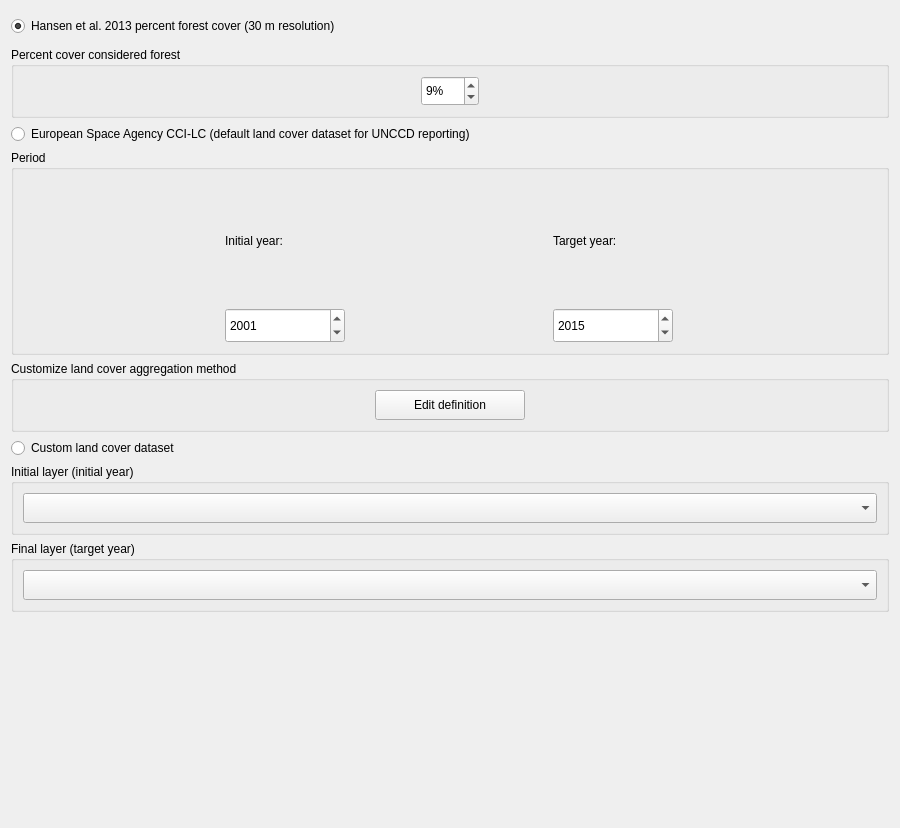
<?xml version="1.0" encoding="UTF-8"?>
<ui version="4.0">
 <class>WidgetLCSetup</class>
 <widget class="QWidget" name="WidgetLCSetup">
  <property name="geometry">
   <rect>
    <x>0</x>
    <y>0</y>
    <width>900</width>
    <height>828</height>
   </rect>
  </property>
  <property name="windowTitle">
   <string>Form</string>
  </property>
  <layout class="QVBoxLayout" name="verticalLayout">
   <item>
    <widget class="QRadioButton" name="use_hansen">
     <property name="minimumSize">
      <size>
       <width>0</width>
       <height>30</height>
      </size>
     </property>
     <property name="text">
      <string>Hansen et al. 2013 percent forest cover (30 m resolution)</string>
     </property>
     <property name="checked">
      <bool>true</bool>
     </property>
    </widget>
   </item>
   <item>
    <widget class="QGroupBox" name="groupBox_hansen">
     <property name="title">
      <string>Percent cover considered forest</string>
     </property>
     <layout class="QGridLayout" name="gridLayout_2">
      <item row="0" column="0">
       <widget class="QSpinBox" name="use_hansen_fc">
        <property name="sizePolicy">
         <sizepolicy hsizetype="Fixed" vsizetype="Fixed">
          <horstretch>0</horstretch>
          <verstretch>0</verstretch>
         </sizepolicy>
        </property>
        <property name="minimumSize">
         <size>
          <width>30</width>
          <height>30</height>
         </size>
        </property>
        <property name="maximumSize">
         <size>
          <width>16777215</width>
          <height>16777215</height>
         </size>
        </property>
        <property name="specialValueText">
         <string/>
        </property>
        <property name="suffix">
         <string>%</string>
        </property>
        <property name="minimum">
         <number>0</number>
        </property>
        <property name="maximum">
         <number>100</number>
        </property>
        <property name="value">
         <number>9</number>
        </property>
       </widget>
      </item>
     </layout>
    </widget>
   </item>
   <item>
    <widget class="QRadioButton" name="use_esa">
     <property name="text">
      <string>European Space Agency CCI-LC (default land cover dataset for UNCCD reporting)</string>
     </property>
     <property name="checked">
      <bool>false</bool>
     </property>
    </widget>
   </item>
   <item>
    <widget class="QGroupBox" name="groupBox_esa_period">
     <property name="title">
      <string>Period</string>
     </property>
     <layout class="QGridLayout" name="gridLayout_8">
      <item row="1" column="1">
       <widget class="QDateEdit" name="use_esa_tg_year">
        <property name="sizePolicy">
         <sizepolicy hsizetype="Minimum" vsizetype="Expanding">
          <horstretch>0</horstretch>
          <verstretch>0</verstretch>
         </sizepolicy>
        </property>
        <property name="minimumSize">
         <size>
          <width>0</width>
          <height>30</height>
         </size>
        </property>
        <property name="maximumSize">
         <size>
          <width>120</width>
          <height>35</height>
         </size>
        </property>
        <property name="date">
         <date>
          <year>2015</year>
          <month>1</month>
          <day>1</day>
         </date>
        </property>
        <property name="minimumDateTime">
         <datetime>
          <hour>0</hour>
          <minute>0</minute>
          <second>0</second>
          <year>1992</year>
          <month>1</month>
          <day>1</day>
         </datetime>
        </property>
        <property name="maximumDate">
         <date>
          <year>2030</year>
          <month>12</month>
          <day>31</day>
         </date>
        </property>
        <property name="minimumDate">
         <date>
          <year>1992</year>
          <month>1</month>
          <day>1</day>
         </date>
        </property>
        <property name="displayFormat">
         <string notr="true">yyyy</string>
        </property>
       </widget>
      </item>
      <item row="1" column="0">
       <widget class="QDateEdit" name="use_esa_bl_year">
        <property name="sizePolicy">
         <sizepolicy hsizetype="Minimum" vsizetype="Minimum">
          <horstretch>0</horstretch>
          <verstretch>0</verstretch>
         </sizepolicy>
        </property>
        <property name="minimumSize">
         <size>
          <width>0</width>
          <height>30</height>
         </size>
        </property>
        <property name="maximumSize">
         <size>
          <width>120</width>
          <height>35</height>
         </size>
        </property>
        <property name="date">
         <date>
          <year>2001</year>
          <month>1</month>
          <day>1</day>
         </date>
        </property>
        <property name="maximumDate">
         <date>
          <year>2015</year>
          <month>12</month>
          <day>31</day>
         </date>
        </property>
        <property name="minimumDate">
         <date>
          <year>1992</year>
          <month>1</month>
          <day>1</day>
         </date>
        </property>
        <property name="displayFormat">
         <string notr="true">yyyy</string>
        </property>
       </widget>
      </item>
      <item row="0" column="1">
       <widget class="QLabel" name="label_3">
        <property name="minimumSize">
         <size>
          <width>0</width>
          <height>30</height>
         </size>
        </property>
        <property name="text">
         <string>Target year:</string>
        </property>
       </widget>
      </item>
      <item row="0" column="0">
       <widget class="QLabel" name="label_10">
        <property name="minimumSize">
         <size>
          <width>0</width>
          <height>30</height>
         </size>
        </property>
        <property name="font">
         <font>
          <weight>50</weight>
          <bold>false</bold>
         </font>
        </property>
        <property name="text">
         <string>Initial year:</string>
        </property>
       </widget>
      </item>
     </layout>
    </widget>
   </item>
   <item>
    <widget class="QGroupBox" name="groupBox_esa_agg">
     <property name="title">
      <string>Customize land cover aggregation method</string>
     </property>
     <property name="checkable">
      <bool>false</bool>
     </property>
     <property name="checked">
      <bool>false</bool>
     </property>
     <layout class="QGridLayout" name="gridLayout">
      <item row="1" column="0">
       <widget class="QPushButton" name="use_esa_agg_edit">
        <property name="enabled">
         <bool>true</bool>
        </property>
        <property name="minimumSize">
         <size>
          <width>100</width>
          <height>30</height>
         </size>
        </property>
        <property name="maximumSize">
         <size>
          <width>150</width>
          <height>16777215</height>
         </size>
        </property>
        <property name="text">
         <string>Edit definition</string>
        </property>
        <property name="checkable">
         <bool>false</bool>
        </property>
       </widget>
      </item>
     </layout>
    </widget>
   </item>
   <item>
    <widget class="QRadioButton" name="use_custom">
     <property name="text">
      <string>Custom land cover dataset</string>
     </property>
    </widget>
   </item>
   <item>
    <widget class="QGroupBox" name="groupBox_custom_bl">
     <property name="enabled">
      <bool>true</bool>
     </property>
     <property name="title">
      <string>Initial layer (initial year)</string>
     </property>
     <layout class="QGridLayout" name="gridLayout_4">
      <item row="0" column="1">
       <widget class="WidgetDataIOSelectTELayerImport" name="use_custom_initial">
        <property name="enabled">
         <bool>true</bool>
        </property>
        <property name="minimumSize">
         <size>
          <width>0</width>
          <height>30</height>
         </size>
        </property>
        <property name="layer_type" stdset="0">
         <string notr="true">Land cover (7 class)</string>
        </property>
       </widget>
      </item>
     </layout>
    </widget>
   </item>
   <item>
    <widget class="QGroupBox" name="groupBox_custom_tg">
     <property name="enabled">
      <bool>true</bool>
     </property>
     <property name="title">
      <string>Final layer (target year)</string>
     </property>
     <layout class="QGridLayout" name="gridLayout_6">
      <item row="0" column="1">
       <widget class="WidgetDataIOSelectTELayerImport" name="use_custom_final">
        <property name="enabled">
         <bool>true</bool>
        </property>
        <property name="minimumSize">
         <size>
          <width>0</width>
          <height>30</height>
         </size>
        </property>
        <property name="layer_type" stdset="0">
         <string notr="true">Land cover (7 class)</string>
        </property>
       </widget>
      </item>
     </layout>
    </widget>
   </item>
   <item>
    <spacer name="verticalSpacer">
     <property name="orientation">
      <enum>Qt::Vertical</enum>
     </property>
     <property name="sizeType">
      <enum>QSizePolicy::Expanding</enum>
     </property>
     <property name="sizeHint" stdset="0">
      <size>
       <width>20</width>
       <height>40</height>
      </size>
     </property>
    </spacer>
   </item>
  </layout>
 </widget>
 <customwidgets>
  <customwidget>
   <class>WidgetDataIOSelectTELayerImport</class>
   <extends>QComboBox</extends>
   <header>LDMP/data_io</header>
  </customwidget>
 </customwidgets>
 <resources/>
 <connections/>
</ui>
